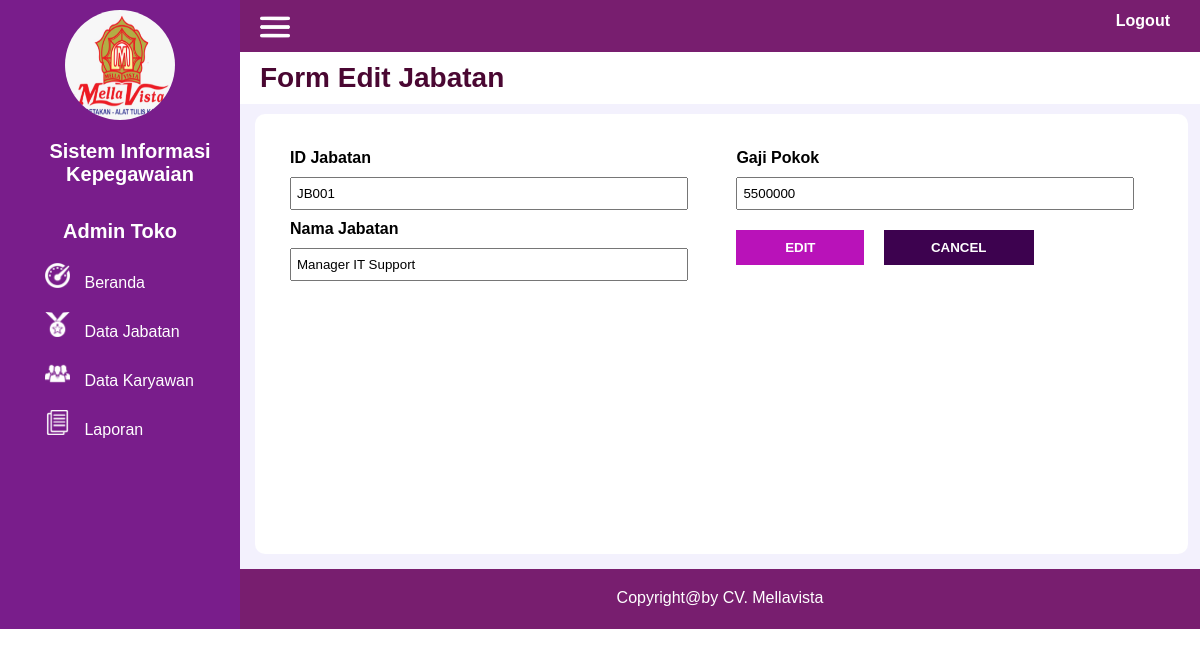
The page /asset/input/edit_jabatan.php?id_jabatan=JB001 on the database its author committed.
### tables this page shows
CREATE TABLE `jabatan` (
  `id_jabatan` varchar(10) NOT NULL,
  `nama_jabatan` varchar(100) NOT NULL,
  `gaji_pokok` int(11) NOT NULL
);

### asset/input/edit_jabatan.php (the view, shortened to what this page needs)
<?php
include "../../koneksi.php";
$id_jabatan = $_GET['id_jabatan'];
$sql = "SELECT * FROM jabatan WHERE id_jabatan='$id_jabatan'";
$result = mysqli_query($koneksi, $sql);
$data = mysqli_fetch_assoc($result);
?>
<!DOCTYPE html>
<html lang="en">
<head>
    <link rel="stylesheet" href="../../css/style.css">
</head>
<body>
    <div class="container">
        <div class="side-kiri">
            <div class="identitas">
                <div class="logo">
                    <img src="../../gambar/logo.jpeg">
                </div>
            </div>
            <div class="judul">
                    Sistem Informasi Kepegawaian
                </div>
            <div class="kotak-akses">
                Admin Toko
            </div>
            <div class="side-menu">
                <img src="../../gambar/dashboard.png">
                <a href="../beranda_admin.php">Beranda</a>
            </div>
            <div class="side-menu">
                <img src="../../gambar/jabatan.png">
                <a href="../tampilan/data_jabatan_admin.php">Data Jabatan</a>
            </div>
            <div class="side-menu">
                <img src="../../gambar/pegawai.png">
                <a href="../tampilan/data_karyawan_admin.php">Data Karyawan</a>
            </div>
            <div class="side-menu">
                <img src="../../gambar/laporan.png">
                <a href="../tampilan/laporan_admin.php">Laporan</a>
            </div>
        </div>
        <div class="side-kanan">
            <div class="kepala">
            <div class="kepala-garis"><img src="../../gambar/garis.png"></div>
                <div class="logout"><a href="../../logout.php">Logout</a></div>
            </div>
            <div class="judul-halaman">
                <h1>Form Edit Jabatan</h1>
            </div>
            <div class="halaman-beranda">
                <div class="kotak_input">
                <form method="POST" action="">
                    <div class="label">ID Jabatan</div>
                    <input type="text" name="id_jabatan" value="<?php echo $data['id_jabatan']; ?>" readonly>
                    <div class="label">Nama Jabatan</div>
                    <input type="text" name="nama_jabatan" value="<?php echo $data['nama_jabatan']; ?>">
                </div>
                <div class="kotak_input">
                    <div class="label">Gaji Pokok</div>
                    <input type="text" name="gaji_pokok" value="<?php echo $data['gaji_pokok']; ?>">
                    <input type="submit" value="EDIT" name="submit"  onclick="return confirm('Apakah anda yakin mengedit data?')">
                    <a href='../tampilan/data_jabatan_admin.php' ><button>CANCEL</button></a>
                </div>
            </div>
            <div class="kaki">
                Copyright@by CV. Mellavista
            </div>
        </div>
    </div>
</body>
</html>

### css/style.css (style rules this page uses)
* { font-family: Arial, Helvetica, sans-serif; margin: 0; }
.container { width: 100%; height: auto; background-color: antiquewhite; display: flex; }
.side-kiri { width: 20%; min-height: 600px; background-color: rgb(121, 29, 139); }
.side-kanan { width: 80%; min-height: 600px; background-color: rgb(243, 241, 253); }
.identitas { display: flex; min-height: 40px; width: auto; margin-bottom: 40px; }
.logo { width: 100%; height: 40px; padding: 10px; text-align: center; }
.logo img { border-radius: 50%; width: 110px; height: 110px; }
.judul { width: 100%; height: 40px; padding: 10px; color: white; font-family: Helvetica; font-weight: bold; margin-top: 70px; margin-bottom: 30px; text-align: center; font-size: 20px; }
.side-menu { width: auto; border: 2px; color: aliceblue; padding: 10px 0px 10px 20px; align-items: center; margin-left: 25px; }
.side-menu a { text-decoration: none; color: white; cursor: pointer; margin-left: 10px; }
.side-menu img { width: 25px; height: 25px; }
.kotak-akses { width:auto; color:white; font-size: 20px; font-weight: bold; margin-bottom: 10px; text-align: center; }
.kepala { width: auto; min-height: 40px; background-color: rgb(120, 30, 111); padding: 12px 30px 0px 0px; display: flex; }
.kepala-garis { width: 10%; height: 30px; }
.kepala-garis img { width: 30px; height: 30px; margin-left: 20px; }
.logout { width: 90%; height: 30px; text-align: right; }
.logout a { margin-top:20px; color: #fff; font-weight: bold; text-decoration: none; }
.judul-halaman { width: auto; min-height: 40px; text-align: right; background-color: #fff; display: flex; }
h1 { text-align: left; font-size: 28px; font-weight: bold; color: rgb(74, 7, 50); padding: 10px; margin-left: 10px; }
.halaman-beranda { width: 93%; min-height: 400px; background-color: #fff; padding: 20px; border-radius: 10px; margin: 10px 0px 0px 15px; display: flex; }
.kotak_input { width: 48%; height: auto; padding: 10px; }
.label { font-size: 16px; font-weight: bold; margin: 5px; }
input[type=text], [type=date] { width: 90%; height: 19px; border-radius: 5px solid; margin: 5px; padding: 5px; }
input[type=submit] { width: 30%; height: 35px; border: none; margin: 5px; background-color: rgb(185, 18, 185); cursor: pointer; color: #fff; margin-top: 15px; font-weight: bold; }
button { width: 150px; height: 35px; border: none; margin: 10px; background-color: rgb(61, 2, 79); cursor: pointer; color: #fff; padding: 10px; font-weight: bold; }
.kaki { width: auto; min-height: 20px; background-color: rgb(120, 30, 111); padding: 20px; color: #fff; font-size: 16px; text-align: center; margin-top: 15px; }

### rows shown on the page
jabatan: id_jabatan "JB001", nama_jabatan "Manager IT Support", gaji_pokok "5500000"
